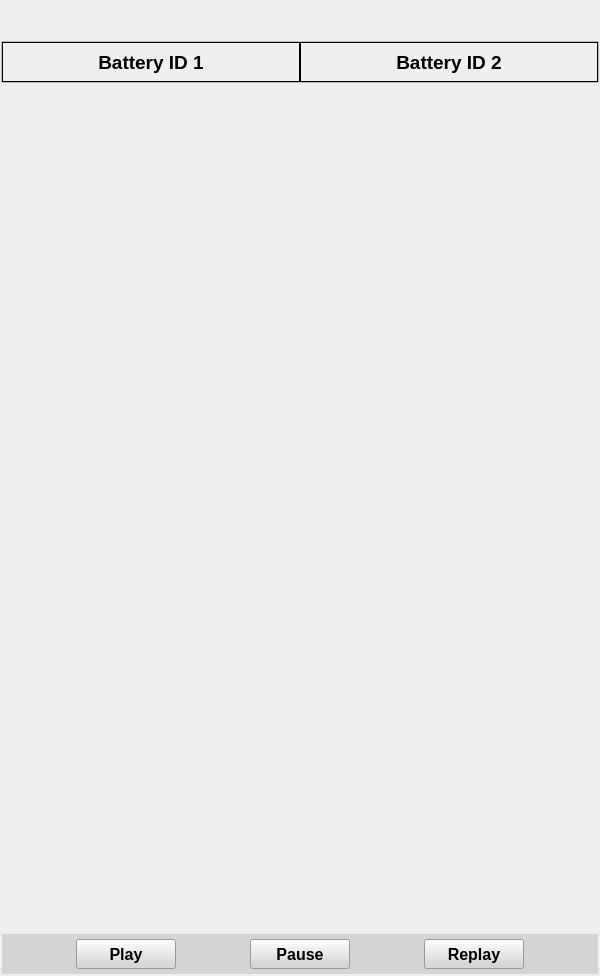
        <widget class="QWidget" name="only_img_widget" native="true">
         <property name="minimumSize">
          <size>
           <width>600</width>
           <height>0</height>
          </size>
         </property>
         <property name="maximumSize">
          <size>
           <width>600</width>
           <height>16777215</height>
          </size>
         </property>
         <layout class="QVBoxLayout" name="verticalLayout_6">
          <property name="leftMargin">
           <number>1</number>
          </property>
          <property name="topMargin">
           <number>1</number>
          </property>
          <property name="rightMargin">
           <number>1</number>
          </property>
          <property name="bottomMargin">
           <number>1</number>
          </property>
          <item>
           <spacer name="verticalSpacer">
            <property name="orientation">
             <enum>Qt::Vertical</enum>
            </property>
            <property name="sizeHint" stdset="0">
             <size>
              <width>20</width>
              <height>40</height>
             </size>
            </property>
           </spacer>
          </item>
          <item>
           <widget class="QFrame" name="frame_12">
            <property name="frameShape">
             <enum>QFrame::StyledPanel</enum>
            </property>
            <property name="frameShadow">
             <enum>QFrame::Raised</enum>
            </property>
            <layout class="QHBoxLayout" name="horizontalLayout_3">
             <property name="spacing">
              <number>0</number>
             </property>
             <property name="leftMargin">
              <number>0</number>
             </property>
             <property name="topMargin">
              <number>0</number>
             </property>
             <property name="rightMargin">
              <number>0</number>
             </property>
             <property name="bottomMargin">
              <number>0</number>
             </property>
             <item>
              <widget class="QLabel" name="Battery_id_lbl">
               <property name="minimumSize">
                <size>
                 <width>0</width>
                 <height>40</height>
                </size>
               </property>
               <property name="maximumSize">
                <size>
                 <width>300</width>
                 <height>40</height>
                </size>
               </property>
               <property name="font">
                <font>
                 <pointsize>14</pointsize>
                 <weight>75</weight>
                 <bold>true</bold>
                </font>
               </property>
               <property name="frameShape">
                <enum>QFrame::Box</enum>
               </property>
               <property name="text">
                <string>Battery ID 1</string>
               </property>
               <property name="alignment">
                <set>Qt::AlignCenter</set>
               </property>
              </widget>
             </item>
             <item>
              <widget class="QLabel" name="Battery_id_lbl_2">
               <property name="minimumSize">
                <size>
                 <width>0</width>
                 <height>40</height>
                </size>
               </property>
               <property name="maximumSize">
                <size>
                 <width>300</width>
                 <height>40</height>
                </size>
               </property>
               <property name="font">
                <font>
                 <pointsize>14</pointsize>
                 <weight>75</weight>
                 <bold>true</bold>
                </font>
               </property>
               <property name="frameShape">
                <enum>QFrame::Box</enum>
               </property>
               <property name="text">
                <string>Battery ID 2</string>
               </property>
               <property name="alignment">
                <set>Qt::AlignCenter</set>
               </property>
              </widget>
             </item>
            </layout>
           </widget>
          </item>
          <item>
           <widget class="QLabel" name="img_lbl">
            <property name="minimumSize">
             <size>
              <width>599</width>
              <height>400</height>
             </size>
            </property>
            <property name="maximumSize">
             <size>
              <width>600</width>
              <height>400</height>
             </size>
            </property>
            <property name="frameShape">
             <enum>QFrame::NoFrame</enum>
            </property>
            <property name="frameShadow">
             <enum>QFrame::Sunken</enum>
            </property>
            <property name="text">
             <string/>
            </property>
            <property name="pixmap">
             <pixmap>:/newPrefix/images_ICON/battery_img.jpg</pixmap>
            </property>
           </widget>
          </item>
          <item>
           <spacer name="verticalSpacer_6">
            <property name="orientation">
             <enum>Qt::Vertical</enum>
            </property>
            <property name="sizeHint" stdset="0">
             <size>
              <width>20</width>
              <height>100</height>
             </size>
            </property>
           </spacer>
          </item>
          <item>
           <widget class="QFrame" name="step_video_frm">
            <property name="minimumSize">
             <size>
              <width>0</width>
              <height>380</height>
             </size>
            </property>
            <property name="maximumSize">
             <size>
              <width>16777215</width>
              <height>380</height>
             </size>
            </property>
            <property name="frameShape">
             <enum>QFrame::NoFrame</enum>
            </property>
            <property name="frameShadow">
             <enum>QFrame::Raised</enum>
            </property>
            <layout class="QHBoxLayout" name="horizontalLayout_14">
             <property name="spacing">
              <number>0</number>
             </property>
             <property name="leftMargin">
              <number>0</number>
             </property>
             <property name="topMargin">
              <number>0</number>
             </property>
             <property name="rightMargin">
              <number>0</number>
             </property>
             <property name="bottomMargin">
              <number>0</number>
             </property>
             <item>
              <widget class="QFrame" name="video_frm_2">
               <property name="frameShape">
                <enum>QFrame::NoFrame</enum>
               </property>
               <property name="frameShadow">
                <enum>QFrame::Sunken</enum>
               </property>
               <layout class="QVBoxLayout" name="verticalLayout_17">
                <property name="spacing">
                 <number>1</number>
                </property>
                <property name="leftMargin">
                 <number>1</number>
                </property>
                <property name="topMargin">
                 <number>1</number>
                </property>
                <property name="rightMargin">
                 <number>1</number>
                </property>
                <property name="bottomMargin">
                 <number>1</number>
                </property>
                <item>
                 <widget class="QLabel" name="label_video">
                  <property name="minimumSize">
                   <size>
                    <width>590</width>
                    <height>380</height>
                   </size>
                  </property>
                  <property name="maximumSize">
                   <size>
                    <width>590</width>
                    <height>380</height>
                   </size>
                  </property>
                  <property name="font">
                   <font>
                    <pointsize>12</pointsize>
                    <weight>75</weight>
                    <bold>true</bold>
                   </font>
                  </property>
                  <property name="frameShape">
                   <enum>QFrame::NoFrame</enum>
                  </property>
                  <property name="frameShadow">
                   <enum>QFrame::Sunken</enum>
                  </property>
                  <property name="text">
                   <string/>
                  </property>
                 </widget>
                </item>
                <item>
                 <widget class="QFrame" name="frame_7">
                  <property name="minimumSize">
                   <size>
                    <width>0</width>
                    <height>40</height>
                   </size>
                  </property>
                  <property name="maximumSize">
                   <size>
                    <width>16777215</width>
                    <height>40</height>
                   </size>
                  </property>
                  <property name="styleSheet">
                   <string notr="true">background-color: rgb(212, 212, 212);</string>
                  </property>
                  <property name="frameShape">
                   <enum>QFrame::NoFrame</enum>
                  </property>
                  <property name="frameShadow">
                   <enum>QFrame::Raised</enum>
                  </property>
                  <layout class="QHBoxLayout" name="horizontalLayout_17">
                   <property name="spacing">
                    <number>1</number>
                   </property>
                   <property name="leftMargin">
                    <number>1</number>
                   </property>
                   <property name="topMargin">
                    <number>1</number>
                   </property>
                   <property name="rightMargin">
                    <number>1</number>
                   </property>
                   <property name="bottomMargin">
                    <number>1</number>
                   </property>
                   <item>
                    <widget class="QPushButton" name="pushButton_file">
                     <property name="enabled">
                      <bool>true</bool>
                     </property>
                     <property name="minimumSize">
                      <size>
                       <width>100</width>
                       <height>30</height>
                      </size>
                     </property>
                     <property name="maximumSize">
                      <size>
                       <width>100</width>
                       <height>16777215</height>
                      </size>
                     </property>
                     <property name="font">
                      <font>
                       <pointsize>12</pointsize>
                       <weight>75</weight>
                       <bold>true</bold>
                      </font>
                     </property>
                     <property name="cursor">
                      <cursorShape>PointingHandCursor</cursorShape>
                     </property>
                     <property name="text">
                      <string>Play</string>
                     </property>
                    </widget>
                   </item>
                   <item>
                    <widget class="QPushButton" name="pushButton_playpause">
                     <property name="enabled">
                      <bool>true</bool>
                     </property>
                     <property name="minimumSize">
                      <size>
                       <width>100</width>
                       <height>30</height>
                      </size>
                     </property>
                     <property name="maximumSize">
                      <size>
                       <width>100</width>
                       <height>16777215</height>
                      </size>
                     </property>
                     <property name="font">
                      <font>
                       <pointsize>12</pointsize>
                       <weight>75</weight>
                       <bold>true</bold>
                      </font>
                     </property>
                     <property name="cursor">
                      <cursorShape>PointingHandCursor</cursorShape>
                     </property>
                     <property name="text">
                      <string>Pause</string>
                     </property>
                    </widget>
                   </item>
                   <item>
                    <widget class="QPushButton" name="pushButton_replay">
                     <property name="enabled">
                      <bool>true</bool>
                     </property>
                     <property name="minimumSize">
                      <size>
                       <width>100</width>
                       <height>30</height>
                      </size>
                     </property>
                     <property name="maximumSize">
                      <size>
                       <width>100</width>
                       <height>16777215</height>
                      </size>
                     </property>
                     <property name="font">
                      <font>
                       <pointsize>12</pointsize>
                       <weight>75</weight>
                       <bold>true</bold>
                      </font>
                     </property>
                     <property name="cursor">
                      <cursorShape>PointingHandCursor</cursorShape>
                     </property>
                     <property name="contextMenuPolicy">
                      <enum>Qt::NoContextMenu</enum>
                     </property>
                     <property name="autoFillBackground">
                      <bool>false</bool>
                     </property>
                     <property name="text">
                      <string>Replay</string>
                     </property>
                    </widget>
                   </item>
                  </layout>
                 </widget>
                </item>
               </layout>
              </widget>
             </item>
            </layout>
           </widget>
          </item>
         </layout>
        </widget>
